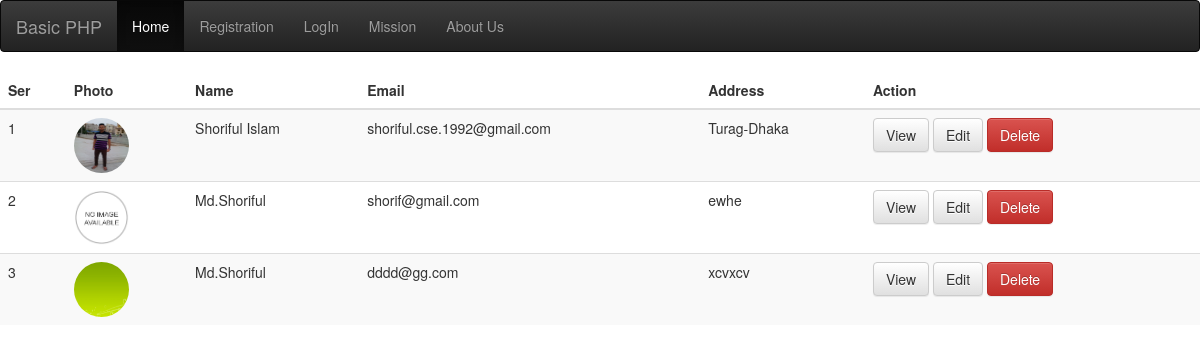
The page / on the database its author committed.
### tables this page shows
CREATE TABLE IF NOT EXISTS `registration` (
  `member_id` int(11) NOT NULL AUTO_INCREMENT,
  `name` varchar(100) DEFAULT NULL,
  `father_name` varchar(80) DEFAULT NULL,
  `hobby` varchar(80) DEFAULT NULL,
  `email` varchar(100) DEFAULT NULL,
  `password` varchar(100) NOT NULL,
  `gendar` varchar(30) DEFAULT NULL,
  `address` varchar(200) DEFAULT NULL,
  `photo` varchar(70) DEFAULT NULL,
  PRIMARY KEY (`member_id`)
);

### index.php (the view, shortened to what this page needs)
<?php include('header.php');?>
<table width="100%"  class="table table-striped">
<thead>
	<tr>
		<th>Ser</th>
		<th>Photo</th>
		<th>Name</th>
		<th>Email</th>
		<th>Address</th>
		<th>Action</th>
	</tr>
	</thead>
	<tbody>
<?php
			$select = "SELECT * FROM registration ";
			$array = mysql_query($select);
			$ser = 1;
			while($show = mysql_fetch_array($array) )
		{
?>
	<tr>
		<td><?php echo $ser++; ?> </td>
		<td>
		<?php
			$photo = is_file($show['photo']) ? $show['photo'] : 'images/no-image.png';
		?>
		<img src="<?php echo $photo;?>" width="55" height="55" class="img-circle" /></td>
		<td><?php echo $show['name']; ?></td>
		<td><?php echo $show['email']; ?></td>
		<td><?php echo $show['address']; ?></td>
		<td>
		<a class="btn btn-default" href="view.php?member_id=<?php echo $show['member_id']; ?>">View</a>
		<a class="btn btn-default" href="edit.php?member_id=<?php echo $show['member_id']; ?>">Edit</a>
		<a class="btn btn-danger" href="index.php?d_member_id=<?php echo $show['member_id']; ?>&photo=<?php echo $show['photo'];?>" onClick="return confirm('Are you sure you want to delete')">Delete</a>
		</td>
	</tr>
	<?php } ?>
	</tbody>
</table>
</body>
</html>

### header.php (shortened to what this page needs)
<!DOCTYPE html PUBLIC "-//W3C//DTD XHTML 1.0 Transitional//EN" "http://www.w3.org/TR/xhtml1/DTD/xhtml1-transitional.dtd">
<html xmlns="http://www.w3.org/1999/xhtml">
<head>
<link rel="stylesheet" href="https://maxcdn.bootstrapcdn.com/bootstrap/3.3.5/css/bootstrap.min.css">
<link rel="stylesheet" href="https://maxcdn.bootstrapcdn.com/bootstrap/3.3.5/css/bootstrap-theme.min.css">
</head>
<body>
<nav class="navbar navbar-inverse">
  <div class="container-fluid">
    <div class="navbar-header">
      <a class="navbar-brand" href="#">Basic PHP</a>
    </div>
    <div class="collapse navbar-collapse" id="bs-example-navbar-collapse-1">
      <ul class="nav navbar-nav">
        <li class="active"><span class="sr-only">(current)</span>
		<a href="index.php">Home</a>
		</li>
		<?php
		if(empty($_SESSION['auth_id']))
		{
		?>
        <li><a href="registration.php">Registration</a></li>
        <li><a href="login.php">LogIn</a></li>
		<?php } ?>
        <li><a href="registration.php">Mission</a></li>
        <li><a href="registration.php">About Us</a></li>
      </ul>
    </div>
  </div>
</nav>

### rows shown on the page
registration: photo (picture), name "Shoriful Islam", email "shoriful.cse.1992@gmail.com", address "Turag-Dhaka"
registration: shows a picture, name "Md.Shoriful", email "shorif@gmail.com", address "ewhe"
registration: photo (picture), name "Md.Shoriful", email "dddd@gg.com", address "xcvxcv"
